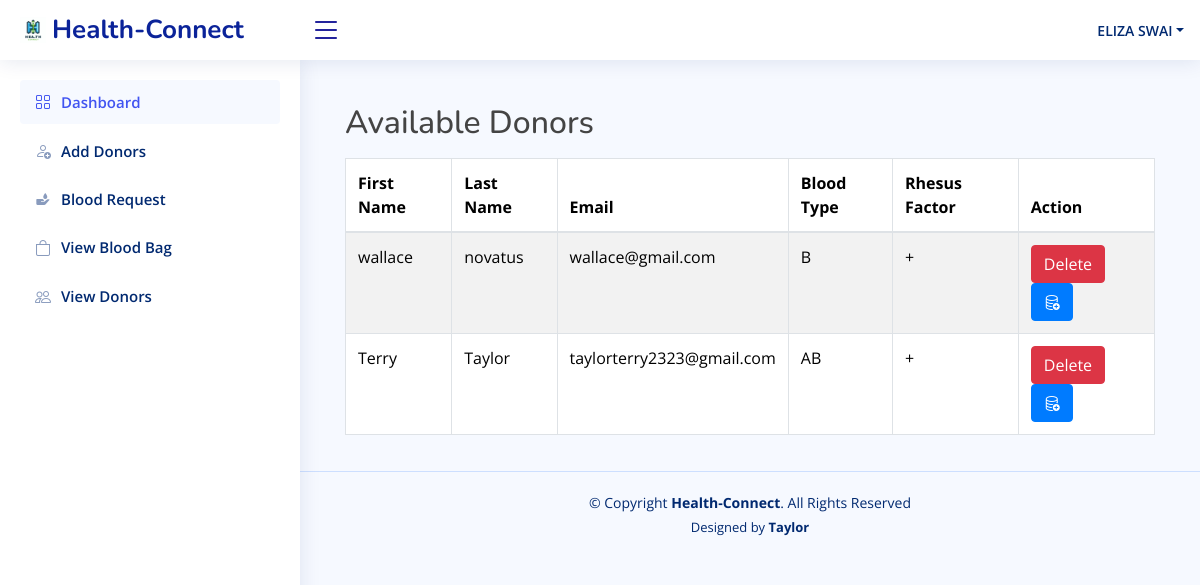
Screenshot of /view_donors.php (signed in) with the database file from the repository.
### tables this page shows
CREATE TABLE `hospital_staff` (
  `Staff_ID` int(11) NOT NULL,
  `User_ID` int(11) DEFAULT NULL,
  `Hospital_ID` int(11) DEFAULT NULL,
  `Staff_Role` varchar(50) DEFAULT NULL,
  `Department` varchar(50) DEFAULT NULL,
  `firstname` varchar(20) DEFAULT NULL,
  `lastname` varchar(20) DEFAULT NULL,
  `sex` enum('male','female') DEFAULT NULL,
  `email` varchar(255) DEFAULT NULL
);

CREATE TABLE `blood_bag` (
  `Bag_ID` int(11) NOT NULL,
  `Blood_Type` enum('A','B','AB','O') NOT NULL,
  `Rh_Factor` enum('+','-') NOT NULL,
  `Expiry_Date` date NOT NULL,
  `Status` enum('Available','Reserved','Discarded') NOT NULL,
  `Donor_ID` int(11) DEFAULT NULL,
  `Hospital_ID` int(11) DEFAULT NULL
);

CREATE TABLE `donor` (
  `Donor_ID` int(11) NOT NULL,
  `User_ID` int(11) DEFAULT NULL,
  `Blood_Type` enum('A','B','AB','O') DEFAULT NULL,
  `Rh_Factor` enum('+','-') DEFAULT NULL,
  `Last_Donation_Date` date DEFAULT NULL,
  `Additional_Information` varchar(255) DEFAULT NULL,
  `firstname` varchar(20) DEFAULT NULL,
  `lastname` varchar(20) DEFAULT NULL,
  `sex` enum('male','female') DEFAULT NULL,
  `email` varchar(255) DEFAULT NULL,
  `Date_of_Birth` date DEFAULT NULL
);

### fetch_donors.php (the view, shortened to what this page needs)
<?php
$con = new mysqli("localhost", "root", "", "blood_bank");
$query = "
    SELECT d.Donor_ID, d.firstname, d.lastname, d.email, b.Blood_Type, b.Rh_Factor
    FROM donor d
    JOIN blood_bag b ON d.Donor_ID = b.Donor_ID
";
$result = $con->query($query);
if ($result->num_rows > 0) {
    while ($row = $result->fetch_assoc()) {
        echo "<tr>";
        echo "<td>" . htmlspecialchars($row['firstname']) . "</td>";
        echo "<td>" . htmlspecialchars($row['lastname']) . "</td>";
        echo "<td>" . htmlspecialchars($row['email']) . "</td>";
        echo "<td>" . htmlspecialchars($row['Blood_Type']) . "</td>";
        echo "<td>" . htmlspecialchars($row['Rh_Factor']) . "</td>";
        echo "<td>";
        echo "<button class='btn btn-danger' onclick='deleteDonor(" . $row['Donor_ID'] . ")'>Delete</button>";
        echo "<a href='add_medical_record.php?donor_id=" . $row['Donor_ID'] . "' class='btn btn-primary'><i class='bi bi-database-add'></i></a>";
        echo "</td>";
        echo "</tr>";
    }
} else {
    echo "<tr><td colspan='6'>No donors found.</td></tr>";
}
?>

### view_donors.php (shortened to what this page needs)
<?php
$con = new mysqli("localhost", "root", "", "blood_bank");
$user_id = $_SESSION['user_id'];
$query = $con->prepare("
    SELECT u.username, u.user_type, hs.firstname, hs.lastname, hs.Staff_Role
    FROM user u
    LEFT JOIN hospital_staff hs ON u.user_id = hs.User_ID
    WHERE u.user_id = ?
");
$query->bind_param("i", $user_id);
$query->execute();
$result = $query->get_result();
if ($result->num_rows > 0) {
    $user = $result->fetch_assoc();
    $firstname = $user['firstname'];
    $lastname = $user['lastname'];
} else {
    header('Location: login.php');
    exit();
}
?>
<!DOCTYPE html>
<html lang="en">
<head>
  <link href="assets/vendor/bootstrap/css/bootstrap.min.css" rel="stylesheet">
  <link href="assets/vendor/bootstrap-icons/bootstrap-icons.css" rel="stylesheet">
  <link href="assets/vendor/boxicons/css/boxicons.min.css" rel="stylesheet">
  <link href="assets/vendor/quill/quill.snow.css" rel="stylesheet">
  <link href="assets/vendor/quill/quill.bubble.css" rel="stylesheet">
  <link href="assets/vendor/remixicon/remixicon.css" rel="stylesheet">
  <link href="assets/vendor/simple-datatables/style.css" rel="stylesheet">
  <link rel="stylesheet" href="https://stackpath.bootstrapcdn.com/bootstrap/4.5.2/css/bootstrap.min.css">
  <link href="assets/css/style.css" rel="stylesheet">
</head>
<body>
    <header id="header" class="header fixed-top d-flex align-items-center">
    <div class="d-flex align-items-center justify-content-between">
      <a href="hospital_dashboard.php" class="logo d-flex align-items-center">
        <img src="assets/img/OIG2.jfif" alt="">
        <span class="d-none d-lg-block">Health-Connect</span>
      </a>
      <i class="bi bi-list toggle-sidebar-btn"></i>
    </div>
    <nav class="header-nav ms-auto">
      <ul class="d-flex align-items-center">
        <li class="nav-item dropdown pe-3">
          <a class="nav-link nav-profile d-flex align-items-center pe-0" href="#" data-bs-toggle="dropdown">
            <span class="d-none d-md-block dropdown-toggle ps-2"><?php echo htmlspecialchars($firstname . ' ' . $lastname); ?></span>
          </a>
        </li>
      </ul>
    </nav>
  </header>
  <aside id="sidebar" class="sidebar">
    <ul class="sidebar-nav" id="sidebar-nav">
      <li class="nav-item">
        <a class="nav-link " href="hospital_dashboard.php">
          <i class="bi bi-grid"></i>
          <span>Dashboard</span>
        </a>
      </li>
      <li class="nav-item">
        <a class="nav-link collapsed" href="add_donor.php">
          <i class="bi bi-person-add"></i>
          <span>Add Donors</span>
        </a>
      </li>
      <li class="nav-item">
        <a class="nav-link collapsed" href="request.php">
          <i class="bx bxs-donate-blood"></i>
          <span>Blood  Request</span>
        </a>
      </li>
      <li class="nav-item">
        <a class="nav-link collapsed" href="blood_bag.php">
          <i class="bi bi-bag"></i>
          <span>View Blood Bag</span>
        </a>
      </li>
      <li class="nav-item">
        <a class="nav-link collapsed" href="view_donors.php">
          <i class="bi bi-people"></i>
          <span>View Donors</span>
        </a>
      </li>
    </ul>
  </aside>
  <main id="main" class="main">
  <div class="container mt-4">
    <h2>Available Donors</h2>
    <table class="table table-bordered table-striped mt-3">
        <thead>
            <tr>
                <th>First Name</th>
                <th>Last Name</th>
                <th>Email</th>
                <th>Blood Type</th>
                <th>Rhesus Factor</th>
                <th>Action</th>
            </tr>
        </thead>
        <tbody>
            <?php include('fetch_donors.php'); ?>
        </tbody>
    </table>
</div>
  </main>
  <footer id="footer" class="footer">
    <div class="copyright">
      &copy; Copyright <strong><span>Health-Connect</span></strong>. All Rights Reserved
    </div>
    <div class="credits">
      Designed by <strong>Taylor</strong>
    </div>
  </footer>
</body>
</html>

### assets/css/style.css (style rules this page uses)
:root { scroll-behavior: smooth; }
body { font-family: "Open Sans", sans-serif; background: #f6f9ff; color: #444444; }
a { color: #4154f1; text-decoration: none; }
h1, h2, h3, h4, h5, h6 { font-family: "Nunito", sans-serif; }
#main { margin-top: 60px; padding: 20px 30px; transition: all 0.3s; }
.logo { line-height: 1; }
@media (min-width: 1200px) { .logo { width: 280px; } }
.logo img { max-height: 26px; margin-right: 6px; }
.logo span { font-size: 26px; font-weight: 700; color: #0b2399; font-family: "Nunito", sans-serif; }
.header { transition: all 0.5s; z-index: 997; height: 60px; box-shadow: 0px 2px 20px rgba(1, 41, 112, 0.1); background-color: #fff; padding-left: 20px; }
.header .toggle-sidebar-btn { font-size: 32px; padding-left: 10px; cursor: pointer; color: #1a1a98; }
.header-nav ul { list-style: none; }
.header-nav>ul { margin: 0; padding: 0; }
.header-nav .nav-profile { color: #012970; }
.header-nav .nav-profile span { font-size: 14px; font-weight: 600; }
.sidebar { position: fixed; top: 60px; left: 0; bottom: 0; width: 300px; z-index: 996; transition: all 0.3s; padding: 20px; overflow-y: auto; scrollbar-width: thin; scrollbar-color: #aab7cf transparent; box-shadow: 0px 0px 20px rgba(1, 41, 112, 0.1); background-color: #fff; }
@media (min-width: 1200px) { #main, #footer { margin-left: 300px; } }
.sidebar-nav { padding: 0; margin: 0; list-style: none; }
.sidebar-nav li { padding: 0; margin: 0; list-style: none; }
.sidebar-nav .nav-item { margin-bottom: 5px; }
.sidebar-nav .nav-link { display: flex; align-items: center; font-size: 15px; font-weight: 600; color: #4154f1; transition: 0.3; background: #f6f9ff; padding: 10px 15px; border-radius: 4px; }
.sidebar-nav .nav-link i { font-size: 16px; margin-right: 10px; color: #4154f1; }
.sidebar-nav .nav-link.collapsed { color: #012970; background: #fff; }
.sidebar-nav .nav-link.collapsed i { color: #899bbd; }
.footer { padding: 20px 0; font-size: 14px; transition: all 0.3s; border-top: 1px solid #cddfff; }
.footer .copyright { text-align: center; color: #012970; }
.footer .credits { padding-top: 5px; text-align: center; font-size: 13px; color: #012970; }

### rows the page displays
hospital_staff: firstname+lastname "ELIZA SWAI"
blood_bag: Donor_ID.firstname "wallace", Donor_ID.lastname "novatus", Donor_ID.email "wallace@gmail.com", Blood_Type "B", Rh_Factor "+"
blood_bag: Donor_ID.firstname "Terry", Donor_ID.lastname "Taylor", Donor_ID.email "taylorterry2323@gmail.com", Blood_Type "AB", Rh_Factor "+"
